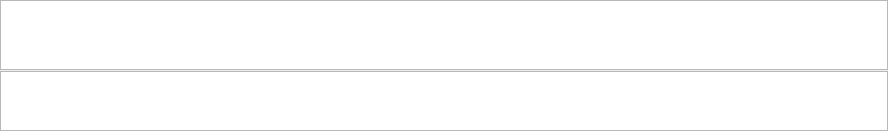
<?xml version="1.0" encoding="UTF-8"?>
<ui version="4.0">
 <class>QTUI_CommandDockable</class>
 <widget class="QWidget" name="QTUI_CommandDockable">
  <property name="geometry">
   <rect>
    <x>0</x>
    <y>0</y>
    <width>888</width>
    <height>131</height>
   </rect>
  </property>
  <property name="sizePolicy">
   <sizepolicy hsizetype="Expanding" vsizetype="Expanding">
    <horstretch>0</horstretch>
    <verstretch>0</verstretch>
   </sizepolicy>
  </property>
  <property name="windowTitle">
   <string>Form</string>
  </property>
  <layout class="QVBoxLayout" name="verticalLayout">
   <property name="spacing">
    <number>0</number>
   </property>
   <property name="margin">
    <number>0</number>
   </property>
   <item>
    <widget class="QSplitter" name="splitter">
     <property name="orientation">
      <enum>Qt::Vertical</enum>
     </property>
     <property name="handleWidth">
      <number>1</number>
     </property>
     <widget class="QTUI_CommandPanel_CommandLog" name="CommandPanel_CommandLog">
      <property name="font">
       <font>
        <pointsize>11</pointsize>
       </font>
      </property>
      <property name="cursor" stdset="0">
       <cursorShape>IBeamCursor</cursorShape>
      </property>
      <property name="mouseTracking">
       <bool>true</bool>
      </property>
      <property name="readOnly">
       <bool>true</bool>
      </property>
      <property name="textInteractionFlags">
       <set>Qt::TextSelectableByKeyboard|Qt::TextSelectableByMouse</set>
      </property>
     </widget>
     <widget class="QTUI_CommandPanel_CommandEdit" name="plainTextEdit">
      <property name="minimumSize">
       <size>
        <width>0</width>
        <height>30</height>
       </size>
      </property>
      <property name="font">
       <font>
        <pointsize>11</pointsize>
       </font>
      </property>
      <property name="cursor" stdset="0">
       <cursorShape>IBeamCursor</cursorShape>
      </property>
      <property name="mouseTracking">
       <bool>true</bool>
      </property>
     </widget>
    </widget>
   </item>
  </layout>
 </widget>
 <customwidgets>
  <customwidget>
   <class>QTUI_CommandPanel_CommandLog</class>
   <extends>QPlainTextEdit</extends>
   <header location="global">qtui_commandpanel_commandlog.h</header>
   <slots>
    <slot>AppendCommandLog(QString)</slot>
   </slots>
  </customwidget>
  <customwidget>
   <class>QTUI_CommandPanel_CommandEdit</class>
   <extends>QPlainTextEdit</extends>
   <header location="global">qtui_commandpanel_commandedit.h</header>
  </customwidget>
 </customwidgets>
 <resources/>
 <connections/>
 <slots>
  <signal>SIG_AppendCommandLog(QString)</signal>
 </slots>
</ui>
